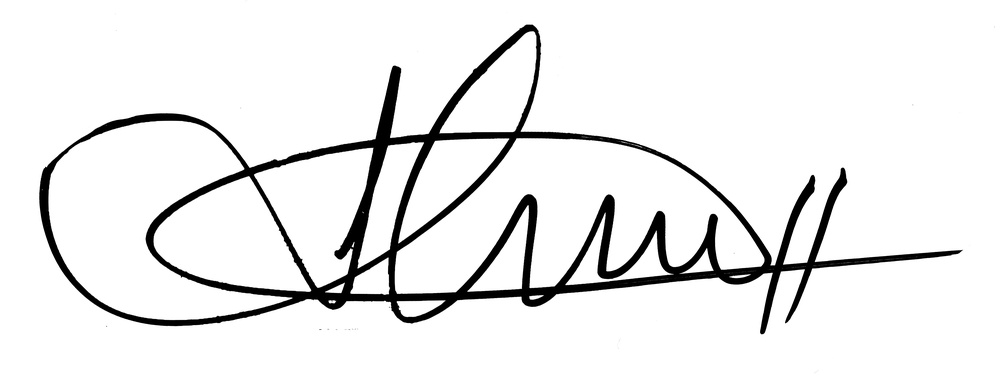
#> input picture dataset/sample.jpg, 1000 x 379 px, shrunk from 3843 x 1456 before the run
$ python SignatureProcessor.py   (Python 2 division)
#> lines starting #> are read from the running program, lines starting #| are printed output that depends on the picture; after the words box and inside, x2 and y2 are one past the last pixel; in counts of white or black regions, pixels touching at a corner belong together
from __future__ import print_function

from PIL import Image


class Analyzer:
    def __init__(self, image):
        # type: (Image) -> None
        self.image = image
        self.width = image.size[0]
        self.height = image.size[1]

    def transitions(self, bounds):
        count = 0
        prev = self.image.getpixel((bounds[0], bounds[1]))
        for x in range(bounds[0] + 1, bounds[2]):
            for y in range(bounds[1] + 1, bounds[3]):

                curr = self.image.getpixel((x, y))

                if curr == 255 and prev == 0:
                    count += 1

                prev = curr

        return count

    def centroid(self):
        XX, YY, count = 0, 0, 0
        for x in range(0, self.width):
            for y in range(0, self.height):
                if self.image.getpixel((x, y)) == 0:
                    XX += x
                    YY += y
                    count += 1
        return XX / count, YY / count

    def boundingbox(self):
        left = self.image.size[0]
        right = 0
        top = self.image.size[1]
        bottom = 0

        # Calculate bounds
        for x in range(0, self.image.size[0]):
            for y in range(0, self.image.size[1]):
                p = self.image.getpixel((x, y))

                if p < 128:
                    if x < left:
                        left = x

                    if x > right:
                        right = x

                    if y < top:
                        top = y

                    if y > bottom:
                        bottom = y

        return left, right, top, bottom


class Thresholder:
    def __init__(self, image):
        # type: (Image) -> None
        self.image = image

    def localthreshold(self, bounds):
        # type: (tuple) -> int
        min = 255
        max = 0
        for x in range(bounds[0], bounds[2]):
            for y in range(bounds[1], bounds[3]):
                p = self.image.getpixel((x, y))
                if p < min:
                    min = p

                if p > max:
                    max = p

        return (min + max) / 2

    def threshold(self):
        # type: () -> int
        bounds = (0, 0, self.image.size[0], self.image.size[1])
        return self.localthreshold(bounds)


class ImageProcessor:
    def __init__(self, image):
        # type: (Image) -> None
        self.image = image
        self.width = image.size[0]
        self.height = image.size[1]

    def binarize(self):
        # type: () -> Image
        # Convert RGB image to gray
        print("Converting to grayscale ... ")
        self.image = self.image.convert("L")

        # Make binary image
        print("Calculating threshold ... ", end="")
        T = Thresholder(self.image).threshold()
        print(T)

        print("Binarizing image ... ")
        self.__binarize(T)

        # Find bounding box of the signature
        print("Calculating bounding box ... ", end="")
        analyzer = Analyzer(self.image)
        bounds = analyzer.boundingbox()
        print(bounds)

        # Find centroid
        print("Locating centroid of signature ... ", end="")
        centroid = analyzer.centroid()
        print(centroid)

        # Find transitions in each sub-area
        print("Calculating black-to-white transitions ... ")
        print("Top-left: ", analyzer.transitions((0, 0, centroid[0], centroid[1])))
        print("Bottom-left: ", analyzer.transitions((0, centroid[1], centroid[0], bounds[3])))
        print("Top-right: ", analyzer.transitions((centroid[0], 0, bounds[1], centroid[1])))
        print("Bottom-right: ", analyzer.transitions((centroid[0], centroid[1], bounds[1], bounds[3])))

        # Draw bounding box
        print("Drawing bounding box ... ", end="")
        self.__drawBox(bounds)
        print("Done")

        # Draw segment partitions
        print("Drawing segment partiotions ... ", end="")
        for x in range(bounds[0], bounds[1]):
            self.image.putpixel((x, centroid[1]), (0))
        for y in range(bounds[2], bounds[3]):
            self.image.putpixel((centroid[0], y), (0))
        print("Done")

        return self.image

    def __binarize(self, T):
        # type: (int) -> None
        for x in range(0, self.width):
            for y in range(0, self.height):
                p = self.image.getpixel((x, y))

                if p > T:
                    p = 255
                else:
                    p = 0

                self.image.putpixel((x, y), p)

    def __drawBox(self, bounds):
        # type: (tuple) -> None
        left, right, top, bottom = bounds
        # Draw bounds on the image
        for x in range(left, right):
            self.image.putpixel((x, top), 0)
            self.image.putpixel((x, bottom), 0)

        for y in range(top, bottom):
            self.image.putpixel((left, y), 0)
            self.image.putpixel((right, y), 0)


if __name__ == "__main__":

    # Try to open image
    try:
        # Open image
        print("Opening dataset/sample.jpg ... ", end="")
        im = Image.open("dataset/sample.jpg")
#> im is the input picture: PIL image 1000x379 RGB; min 0, max 255, mean 235
        print("Done. Image size is", im.size)
#| Done. Image size is (1000, 379)

        # Process image
        im = ImageProcessor(im).binarize()
#> after the loop in localthreshold, `for x in range(bounds[0], bounds[2]):`: max = 255; min = 0
#> in binarize, `T = Thresholder(self.image).threshold()`: T = 127
#| 127
#> after the loop in __binarize, `for x in range(0, self.width):`:
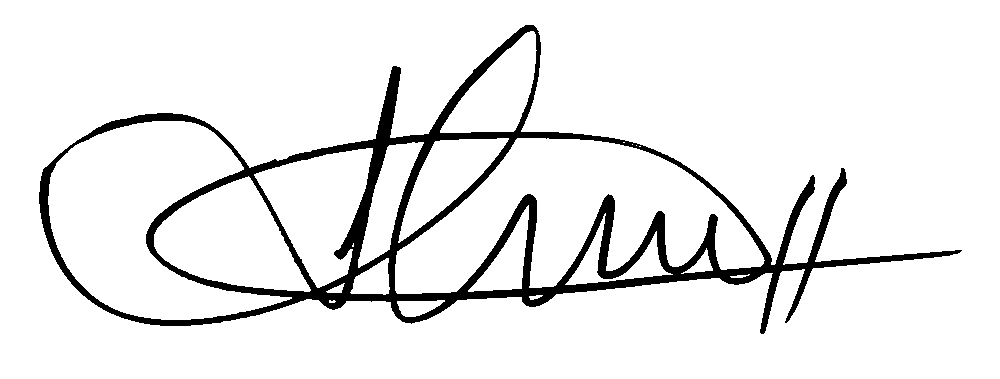
#> self.image: PIL image 1000x379 L; 92.2% white; 1 black region, box (x1, y1, x2, y2) and area: (39, 25, 962, 334) 29744
#> after the loop in boundingbox, `for x in range(0, self.image.size[0]):`: bottom = 333; left = 39; right = 961; top = 25
#> in binarize, `bounds = analyzer.boundingbox()`: bounds = (39, 961, 25, 333)
#| (39, 961, 25, 333)
#> in binarize, `centroid = analyzer.centroid()`: centroid = (468, 221)
#| (468, 221)
#> in transitions, `prev = self.image.getpixel((bounds[0], bounds[1]))`: prev = 255
#> after the loop in transitions, `for x in range(bounds[0] + 1, bounds[2]):`: count = 673
#| Top-left:  673
#| Bottom-left:  808
#| Top-right:  537
#| Bottom-right:  819
#> in __drawBox, `left, right, top, bottom = bounds`: left = 39; right = 961; top = 25; bottom = 333
#> after the loop in __drawBox, `for x in range(left, right):`:
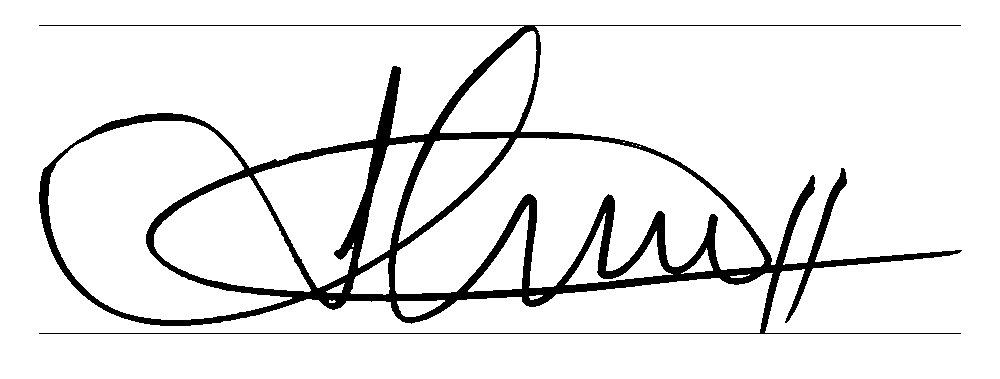
#> self.image: PIL image 1000x379 L; 91.7% white; 1 black region, box (x1, y1, x2, y2) and area: (39, 25, 962, 334) 31576
#> after the loop in __drawBox, `for y in range(top, bottom):`:
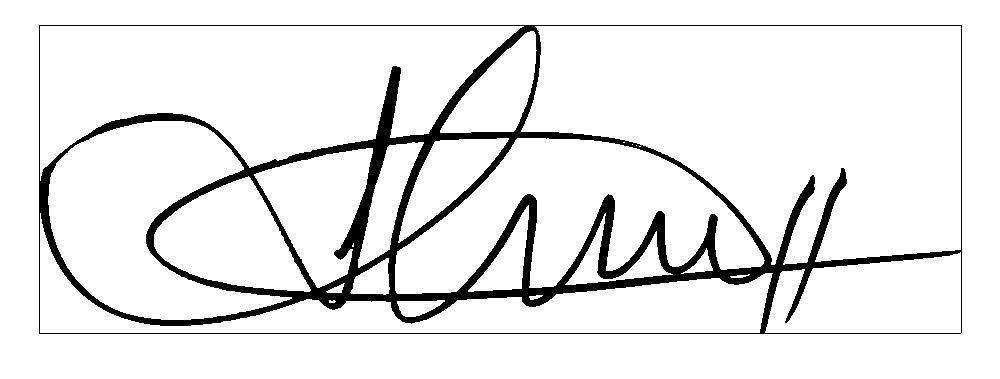
#> self.image: PIL image 1000x379 L; 91.5% white; 1 black region, box (x1, y1, x2, y2) and area: (39, 25, 962, 334) 32178
#> after the loop in binarize, `for x in range(bounds[0], bounds[1]):`:
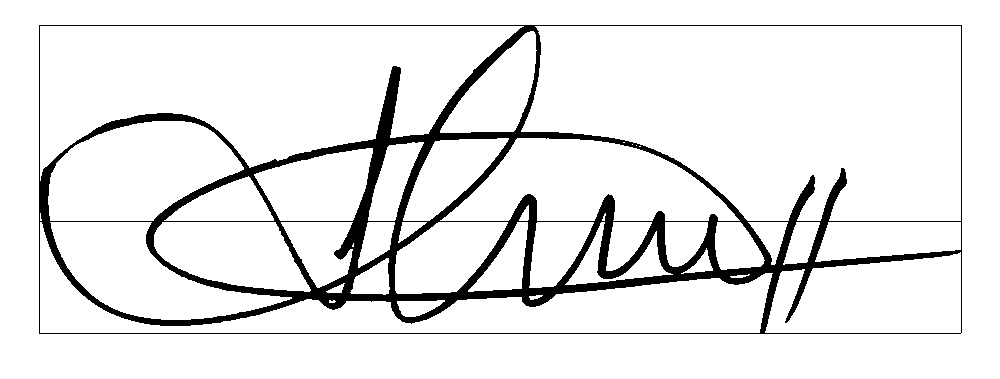
#> self.image: PIL image 1000x379 L; 91.3% white; 1 black region, box (x1, y1, x2, y2) and area: (39, 25, 962, 334) 32964
#> after the loop in binarize, `for y in range(bounds[2], bounds[3]):`:
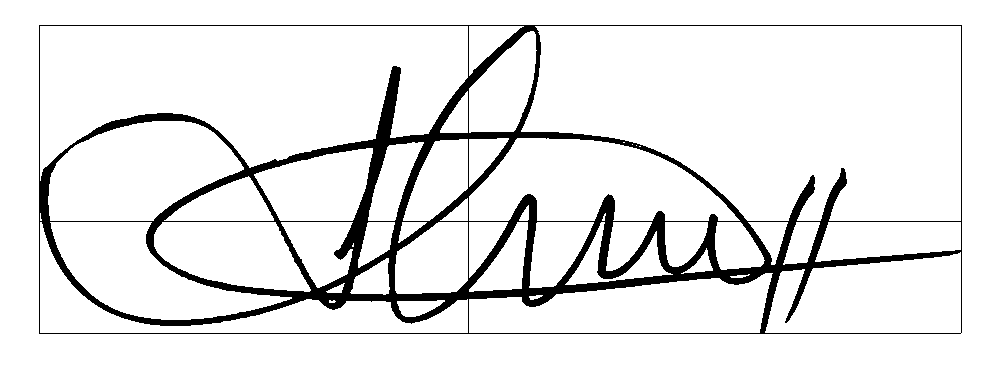
#> self.image: PIL image 1000x379 L; 91.2% white; 1 black region, box (x1, y1, x2, y2) and area: (39, 25, 962, 334) 33224

        # Display processed image
        print("Saving processed image as dataset/sample-processed.jpg")
        im.save("dataset/sample-processed.jpg")
    except IOError:
        print("Error opening image")
        exit(-1)
